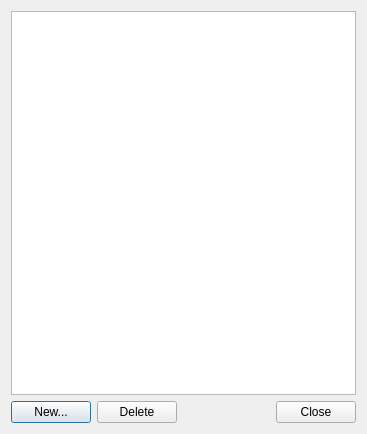
<?xml version="1.0" encoding="UTF-8"?>
<ui version="4.0">
 <class>DialogCategory</class>
 <widget class="QDialog" name="DialogCategory">
  <property name="geometry">
   <rect>
    <x>0</x>
    <y>0</y>
    <width>367</width>
    <height>434</height>
   </rect>
  </property>
  <property name="windowTitle">
   <string>Component Categories</string>
  </property>
  <layout class="QVBoxLayout" name="verticalLayout">
   <item>
    <widget class="QTableView" name="tableView">
     <property name="editTriggers">
      <set>QAbstractItemView::AnyKeyPressed|QAbstractItemView::DoubleClicked|QAbstractItemView::EditKeyPressed|QAbstractItemView::SelectedClicked</set>
     </property>
     <property name="selectionMode">
      <enum>QAbstractItemView::SingleSelection</enum>
     </property>
     <attribute name="horizontalHeaderVisible">
      <bool>false</bool>
     </attribute>
     <attribute name="horizontalHeaderStretchLastSection">
      <bool>true</bool>
     </attribute>
     <attribute name="verticalHeaderVisible">
      <bool>false</bool>
     </attribute>
    </widget>
   </item>
   <item>
    <layout class="QHBoxLayout" name="horizontalLayout_2">
     <item>
      <widget class="QPushButton" name="pb_new">
       <property name="text">
        <string>New...</string>
       </property>
      </widget>
     </item>
     <item>
      <widget class="QPushButton" name="pb_delete">
       <property name="text">
        <string>Delete</string>
       </property>
      </widget>
     </item>
     <item>
      <spacer name="horizontalSpacer_2">
       <property name="orientation">
        <enum>Qt::Horizontal</enum>
       </property>
       <property name="sizeHint" stdset="0">
        <size>
         <width>40</width>
         <height>20</height>
        </size>
       </property>
      </spacer>
     </item>
     <item>
      <widget class="QPushButton" name="pb_close">
       <property name="text">
        <string>Close</string>
       </property>
      </widget>
     </item>
    </layout>
   </item>
  </layout>
 </widget>
 <resources/>
 <connections/>
</ui>
